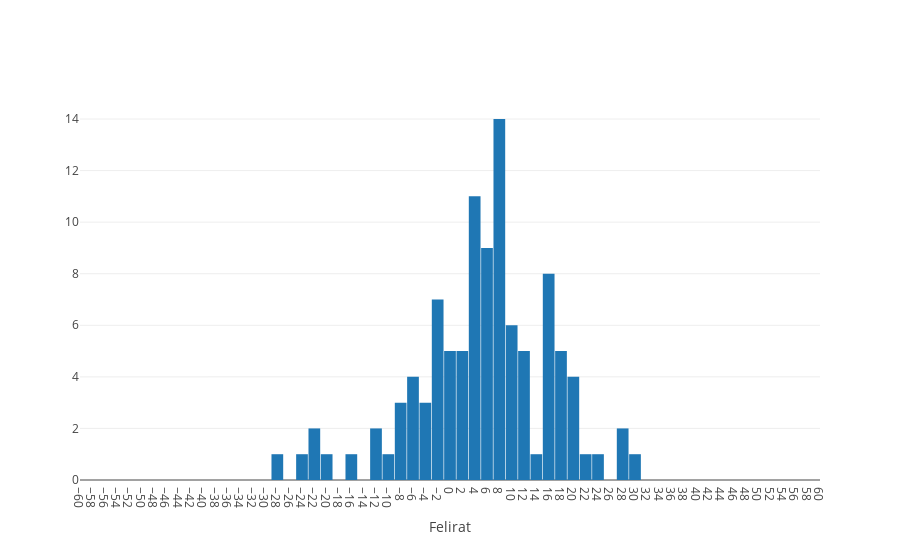

The notebook cell saved with this chart:
### Markdown cell above
# Hiba

### Code cell
iplt(tk.calc_error_Kiewitt(GRSA,rhoAA,CapacityA,refxlin*1e-6,ef(refxlin,params[0],params[1]),runNb=42,detailOn=False))
